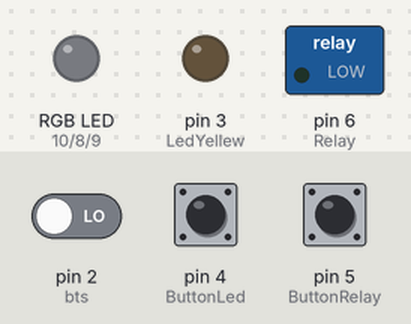
Simulated run of this sketch. Board: Arduino Uno, built with avr-gcc and run on an emulated ATmega328P. Shown: switched loads named in the sketch (green lamp = pin HIGH), an RGB LED mixed from three pins (HIGH = lit), output pins drawn as LEDs (lit = HIGH). Inputs (shaded band) come from the test bench; at power-on: pin 2 (bts) LOW, pin 4 (ButtonLed) LOW, pin 5 (ButtonRelay) LOW.

Above: at 1.2 s.
1.3 s: pin 2 (bts) driven HIGH
At 2.4 s:
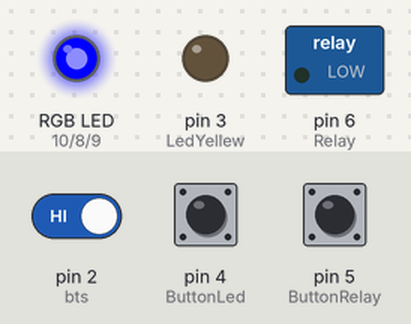
2.8 s: pin 4 (ButtonLed) pulled HIGH for 0.15 s
At 2.87 s:
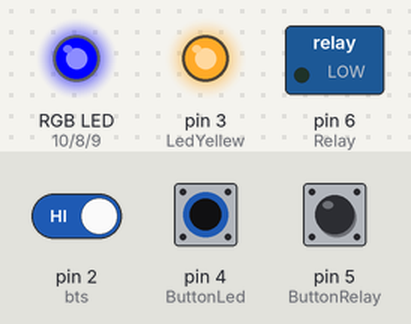
4.4 s: pin 5 (ButtonRelay) pulled HIGH for 0.15 s
At 4.47 s:
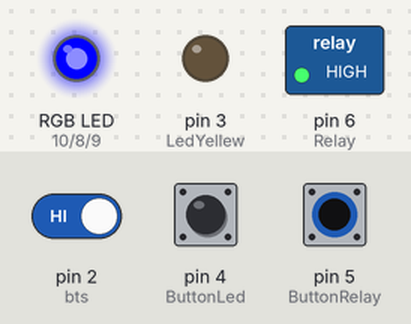
6.0 s: pin 5 (ButtonRelay) pulled HIGH for 3.2 s
At 9.6 s:
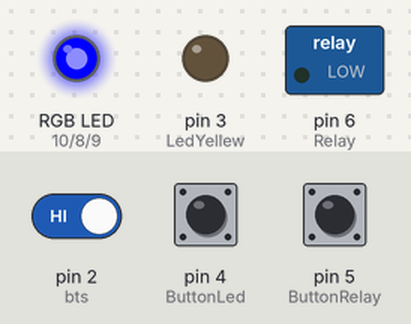
10.7 s: pin 2 (bts) driven LOW
At 11.9 s:
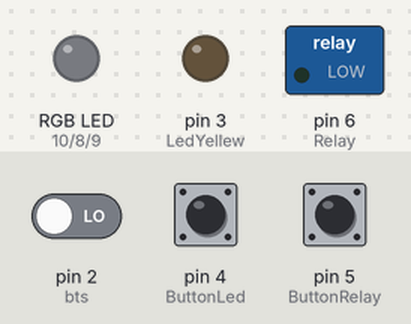
12.2 s: pin 4 (ButtonLed) pulled HIGH for 1 s
At 13.0 s:
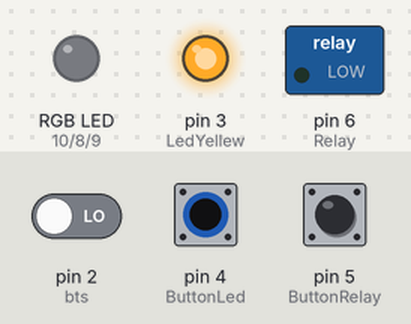
Timing chart, 0 to 15.2 s (numbered marks = the images above; inputs shaded):
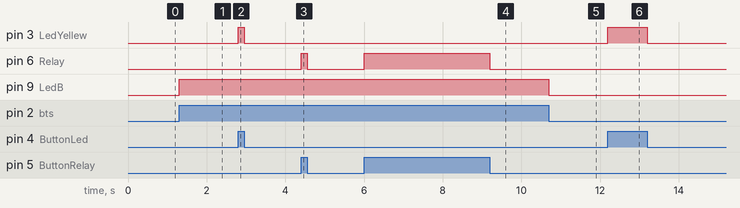

Measured:
- after the input at 1.3 s, pin 9 (LedB): LOW → HIGH at once
- after the input at 2.8 s, pin 3 (LedYellew): LOW → HIGH at once, → LOW 0.15 s later
- after the input at 4.4 s, pin 6 (Relay): LOW → HIGH at once, → LOW 0.15 s later
- after the input at 6.0 s, pin 6 (Relay): LOW → HIGH at once, → LOW 3.2 s later
- after the input at 10.7 s, pin 9 (LedB): HIGH → LOW at once
- after the input at 12.2 s, pin 3 (LedYellew): LOW → HIGH at once, → LOW 1.0 s later

The sketch:

ButtonLedButtonRelayjuistikRGB.ino
```cpp
#define LedYellew 3
#define ButtonLed 4
#define ButtonRelay 5
#define Relay 6
#define LedR 10
#define LedB 9
#define LedG 8
#define bts 2
volatile boolean state = LOW;


void setup() {
  pinMode(LedYellew, OUTPUT);
  pinMode(ButtonLed, INPUT);
  pinMode(ButtonRelay, INPUT);
  pinMode(Relay, OUTPUT);
  pinMode(LedR, OUTPUT);
  pinMode(LedB, OUTPUT);
  pinMode(LedG, OUTPUT);

  attachInterrupt(digitalPinToInterrupt(bts), buttonChange, CHANGE);

}

void loop() {

  if (digitalRead(ButtonLed) == HIGH)
    digitalWrite(LedYellew, HIGH);
  else
    digitalWrite(LedYellew, LOW);

  if (digitalRead(ButtonRelay) == HIGH)
    digitalWrite(Relay, HIGH);
  else
    digitalWrite(Relay, LOW);

    digitalWrite(LedB, state);

}
void buttonChange()
{
  state = !state;
}
```
